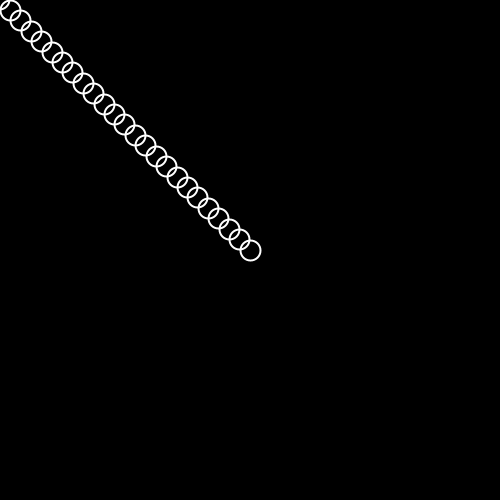
Frame 1 (no input)
Frame 60 (the mouse pressed at the canvas centre just before this capture): identical to frame 1, image omitted
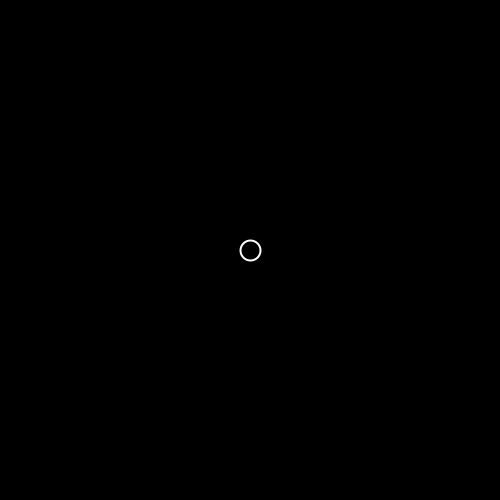
Frame 120 (the mouse held since frame 60 and released just before this capture)

The Processing sketch that drew these frames (run headless with seeded random() and noise(); from frame 60 on, the mouse is pressed at the canvas centre):

// Processing sketch: ChukwuochaChukwunazaLab7Silver
// ── ChukwuochaChukwunazaLab7Silver.pde
/* Chukwunaza Chukwuocha
 COMP 1010 - Lab 7 Silver
 
 Draw a line of "chain links" (circles) connecting the mouse
 cursor position to the centre of the window. The links should
 have diameter CIRCLE_DIAMETER, and there should be just enough of
 them so that they overlap by about 25% (they should be approximately
 75% of CIRCLE_DIAMETER apart).
 */

final float CIRCLE_DIAMETER = 20;
final float TARGET_SPACING = CIRCLE_DIAMETER * 0.75;

//One end of the chain (the "anchor point") will be the window's centre. 
float anchorX, anchorY; //Can't set until after size() is done.

void setup() 
{
  size(500, 500);

  //initializes the value of anchorX and anchorY
  anchorX = width/2;
  anchorY = height/2;

  strokeWeight(2); //It looks better with fat lines
  stroke(255);     //white lines
  noFill();        //and hollow circles
}

void draw()
{
  background(0);// sets the canvas to black

  //resets anchorX and anchorY in each frame
  anchorX = width/2;
  anchorY = height/2;

  float mouseCenterDistance = dist(mouseX, mouseY, width/2, height/2);// Distance
  //from the mouse location to the center of the canvas

  //total number of circles that will fit from the anchor to the mouse
  float numCircles = round(mouseCenterDistance/TARGET_SPACING);

  //spacing that will be added to the x and y direction in each frame
  float xDist = (mouseX - anchorX) / (numCircles); 
  float yDist = (mouseY - anchorY) / (numCircles);

  if (numCircles == 0)
  {
    //Draws the anchor Circle when the number of extra circles needed is zero
    ellipse(anchorX, anchorY, CIRCLE_DIAMETER, CIRCLE_DIAMETER);
  } else {
    for (int i=0; i<=numCircles; i++)
    {
      // draws the extra circles needed to fill the space from
      // the anchor Circle to the mouse Location
      ellipse(anchorX, anchorY, CIRCLE_DIAMETER, CIRCLE_DIAMETER);

      //adds the distance in each direction every frame
      anchorX += xDist;
      anchorY += yDist;
    }
  }
}
